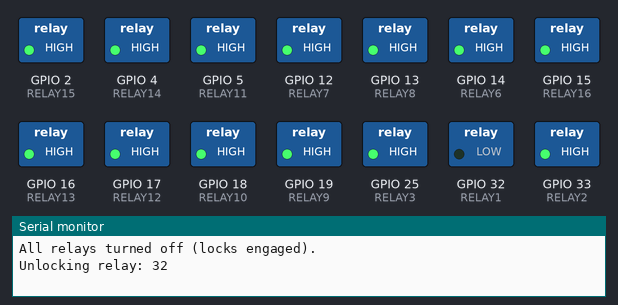
Simulated run of this sketch. Board: ESP32. Parts: switched loads named in the sketch (green lamp = pin HIGH), the last lines printed to the serial monitor.

Above: at 2.5 s.
At 8.5 s:
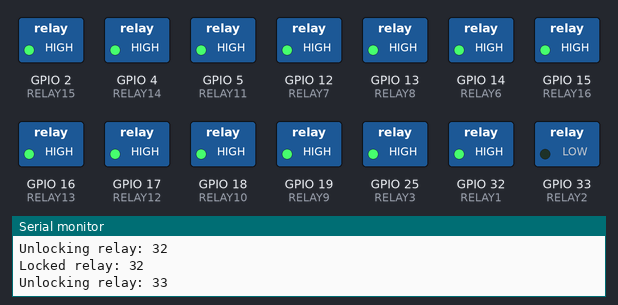
At 11.0 s:
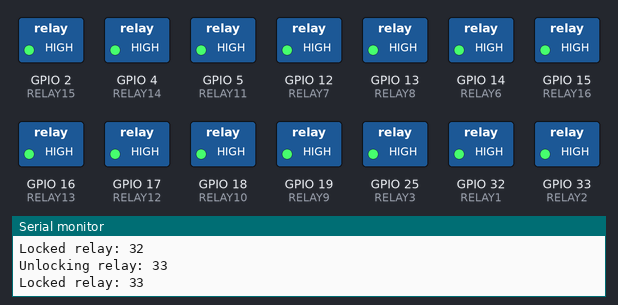
Timing chart, 0 to 15.6 s (numbered marks = the images above):
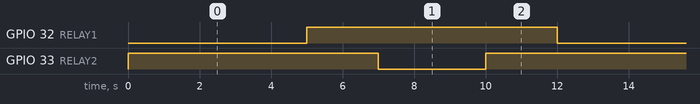

The sketch:

Lock_Test.ino
```cpp
#define RELAY1 32
#define RELAY2 33
#define RELAY3 25
#define RELAY4 26
#define RELAY5 27
#define RELAY6 14
#define RELAY7 12
#define RELAY8 13
#define RELAY9 19
#define RELAY10 18
#define RELAY11 5
#define RELAY12 17
#define RELAY13 16
#define RELAY14 4
#define RELAY15 2
#define RELAY16 15

void setup() {
  Serial.begin(115200);

  // Set relay pins as OUTPUT
  pinMode(RELAY1, OUTPUT);
  pinMode(RELAY2, OUTPUT);
  pinMode(RELAY3, OUTPUT);
  pinMode(RELAY4, OUTPUT);
  pinMode(RELAY5, OUTPUT);
  pinMode(RELAY6, OUTPUT);
  pinMode(RELAY7, OUTPUT);
  pinMode(RELAY8, OUTPUT);
  pinMode(RELAY9, OUTPUT);
  pinMode(RELAY10, OUTPUT);
  pinMode(RELAY11, OUTPUT);
  pinMode(RELAY12, OUTPUT);
  pinMode(RELAY13, OUTPUT);
  pinMode(RELAY14, OUTPUT);
  pinMode(RELAY15, OUTPUT);
  pinMode(RELAY16, OUTPUT);

  // Turn off all relays (locks engaged)
  turnOffAllRelays();
}

void loop() {
  // Example: Unlock electric lock connected to RELAY1 for 5 seconds
  unlockRelay(RELAY1, 5000);

  // Delay between operations
  delay(2000);

  // Example: Unlock electric lock connected to RELAY2 for 3 seconds
  unlockRelay(RELAY2, 3000);

  // Delay between operations
  delay(2000);
}

// Function to unlock a specific relay for a given duration (in milliseconds)
void unlockRelay(int relayPin, int duration) {
  Serial.print("Unlocking relay: ");
  Serial.println(relayPin);

  digitalWrite(relayPin, LOW); // Unlock (relay ON)
  delay(duration);            // Wait for the specified duration
  digitalWrite(relayPin, HIGH); // Lock again (relay OFF)

  Serial.print("Locked relay: ");
  Serial.println(relayPin);
}

// Function to turn off all relays (locks engaged)
void turnOffAllRelays() {
  digitalWrite(RELAY1, HIGH);
  digitalWrite(RELAY2, HIGH);
  digitalWrite(RELAY3, HIGH);
  digitalWrite(RELAY4, HIGH);
  digitalWrite(RELAY5, HIGH);
  digitalWrite(RELAY6, HIGH);
  digitalWrite(RELAY7, HIGH);
  digitalWrite(RELAY8, HIGH);
  digitalWrite(RELAY9, HIGH);
  digitalWrite(RELAY10, HIGH);
  digitalWrite(RELAY11, HIGH);
  digitalWrite(RELAY12, HIGH);
  digitalWrite(RELAY13, HIGH);
  digitalWrite(RELAY14, HIGH);
  digitalWrite(RELAY15, HIGH);
  digitalWrite(RELAY16, HIGH);

  Serial.println("All relays turned off (locks engaged).");
}
```

Measured:
- by itself, GPIO 32 (RELAY1): alternates HIGH for 7.0 s and LOW for 5.0 s
- by itself, GPIO 33 (RELAY2): alternates HIGH for 9.0 s and LOW for 3.0 s
- by itself, everything shown: repeats every 12.0 s, in 4 steps
